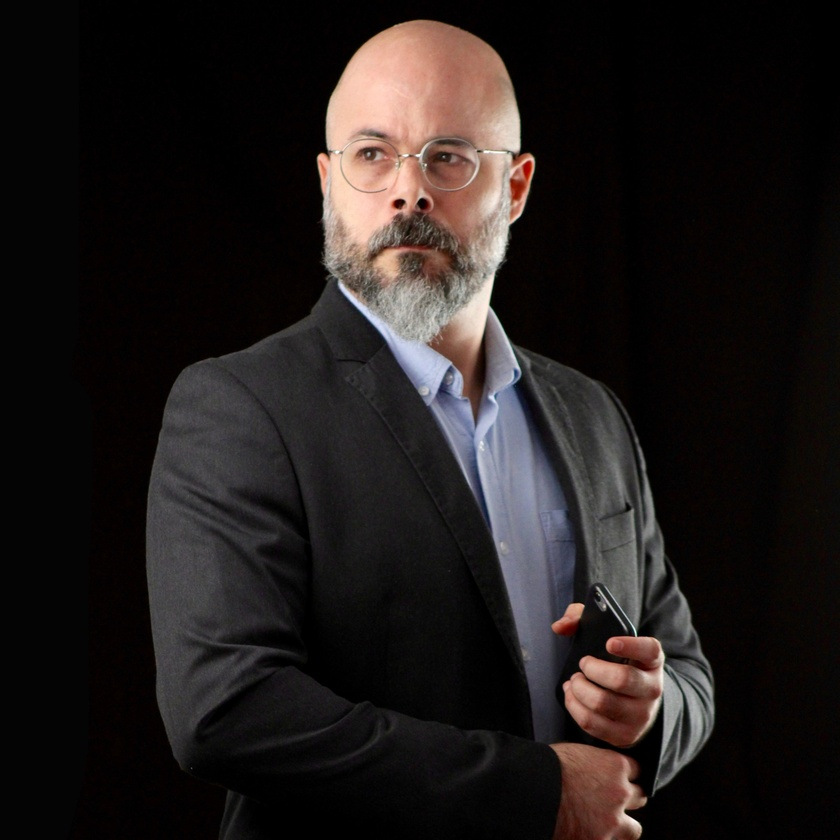
#> input picture 215-Multiproceso/josevicenteresumen2.jpg, 840 x 840 px, shrunk from 4096 x 4096 before the run
$ python '019-pil finalizar2.py'
#> lines starting #> are read from the running program, lines starting #| are printed output that depends on the picture
import multiprocessing
import time
from PIL import Image


imagen = Image.open("josevicenteresumen2.jpg")
#> imagen is the input picture: PIL image 840x840 RGB; mean R, G, B 33.4, 28.2, 27.3
pixeles = list(imagen.getdata())
#> pixeles = 705600 items

print(len(pixeles))
#| 705600

nucleos = multiprocessing.cpu_count()*10
sublistas = [pixeles[i:i+int(len(pixeles)/nucleos)] for i in range(0, len(pixeles), int(len(pixeles)/nucleos))]
#> sublistas = 20 items

print(len(sublistas))
#| 20

for sublista in sublistas:
    print(len(sublista))
#> this loop made 20 passes
#| 35280
#| 35280
#| 35280
#| 35280
#| 35280
#| 35280
#| 35280
#| 35280
#> (further printed lines are left out)

antes = int(time.time())

union = []
for i in range(nucleos):
    print("voy a usar un núcleo")


def invierte(datos):
    global union
    listalocal = []
    for dato in datos:
        dato = (255-dato[0],255-dato[1],255-dato[2])
        listalocal.append(dato)
    print("inversión finalizada")
    #return listalocal
    union.extend(listalocal)


if __name__ == '__main__':
    procesos = []
    for sublista in sublistas:
        proceso = multiprocessing.Process(target=invierte(sublista))
        procesos.append(proceso)
        proceso.start()
#> after the loop, procesos = 20 items
    semaforo = len(procesos)
#> semaforo = 20

    for proceso in procesos:
        proceso.join()
        print("el semaforo vale:"+str(semaforo))
        semaforo -= 1
        print("Un nucleo ha terminado pero el semaforo no ha acabado")
        if semaforo == 0:
            print("el proceso ha finalizado")

            imagen.putdata(union)
            imagen.show()
            despues = int(time.time())
            print(despues-antes)
#> this loop made 20 passes
#> semaforo on passes 1 to 12: 19, 18, 17, 16, 15, 14, 13, 12, 11, 10, 9, 8
#> (printed output is left out)
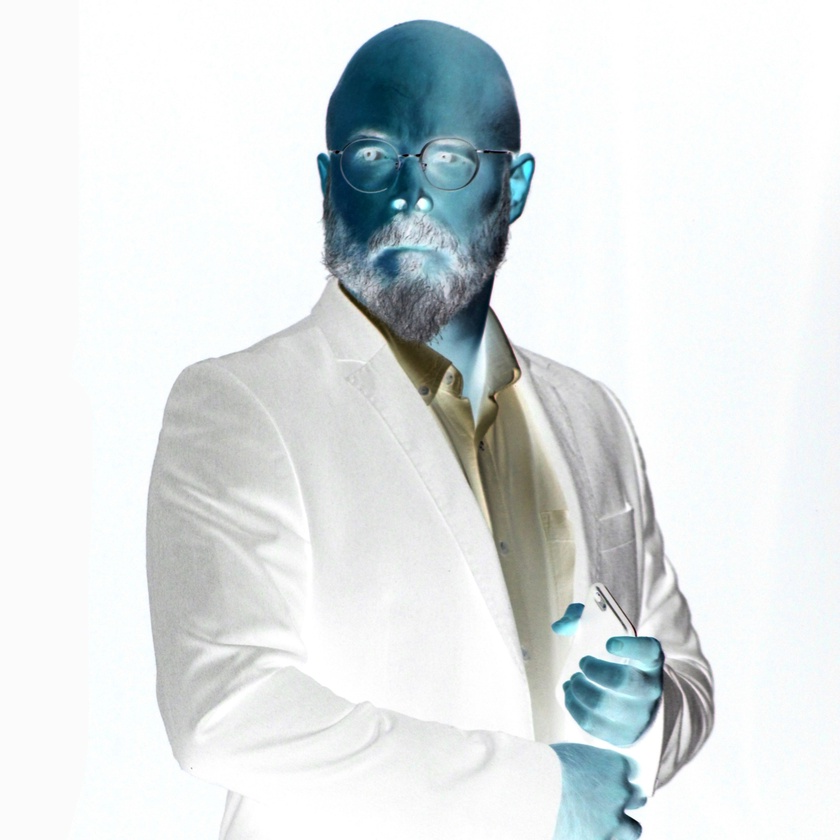
#> imagen: PIL image 840x840 RGB; mean R, G, B 221.6, 226.8, 227.7
#> after the loop, semaforo = 0
